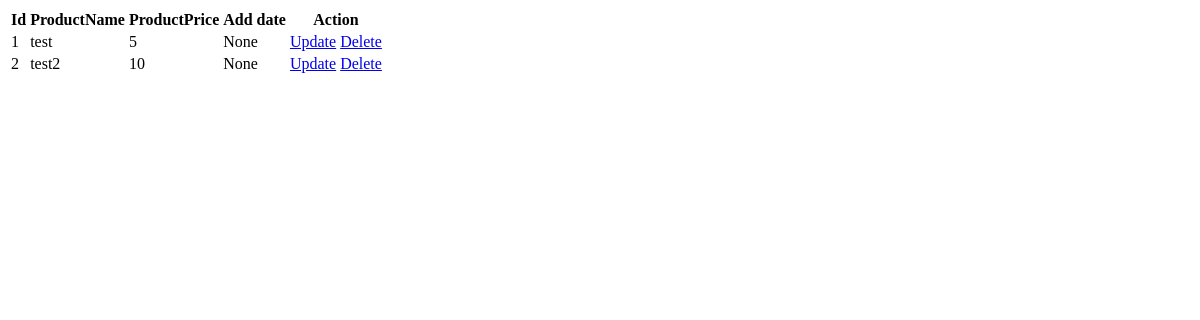
The app's page /admin/list, older data.
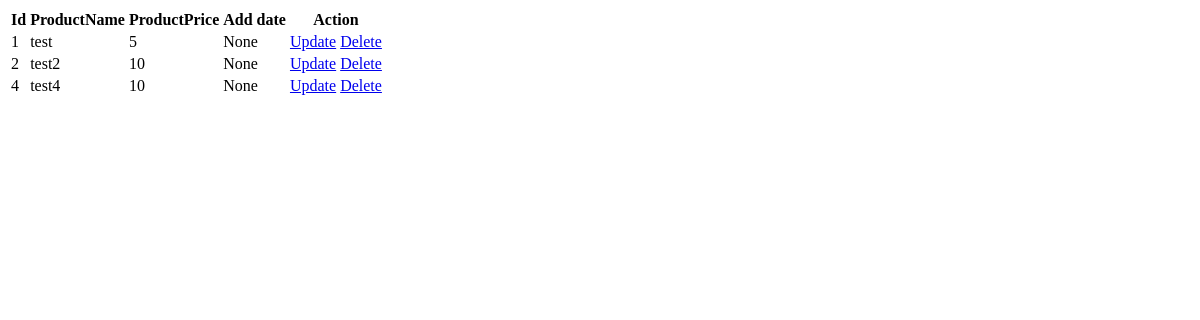
The same page, newer data.
### models.py (models this page shows)
class Product(db.Model):
    id=db.Column(db.Integer,primary_key=True,autoincrement=True)
    productName=db.Column(db.String(100),nullable=True)
    productPrice=db.Column(db.Integer,nullable=True)
    is_active=db.Column(db.Boolean,default=True)
    add_date=db.Column(db.DateTime)

### admin/routes.py (the view)
@admin_bp.route('/list', methods=['GET','POST'])
def product_list():
    products=Product.query.all()
    return render_template('list.html', products=products)

### admin/templates/list.html (shortened to what this page needs)
<!DOCTYPE html>
<html lang="en">
<head>
</head>
<body>
    <table>
        <thead>
            <tr>
                <th>Id</th>
                <th>ProductName</th>
                <th>ProductPrice</th>
                <th>Add date</th>
                <th>Action</th>
            </tr>
        </thead>
        <tbody>
            {% for product in products %}
            <tr>
                <td>{{product.id}}</td>
                <td>{{product.productName}}</td>
                <td>{{product.productPrice}}</td>
                <td>{{product.add_date}}</td>
                <td>
                    <a href="/admin/update/{{product.id}}">Update</a>
                    <a href="/admin/delete/{{product.id}}">Delete</a>
                </td>
            </tr>
            {% endfor %}
        </tbody>
    </table>
</body>
</html>

Row changes from the older to the newer data that the page shows:
added Product: id "4", productName "test4", productPrice "10", add_date "None"
